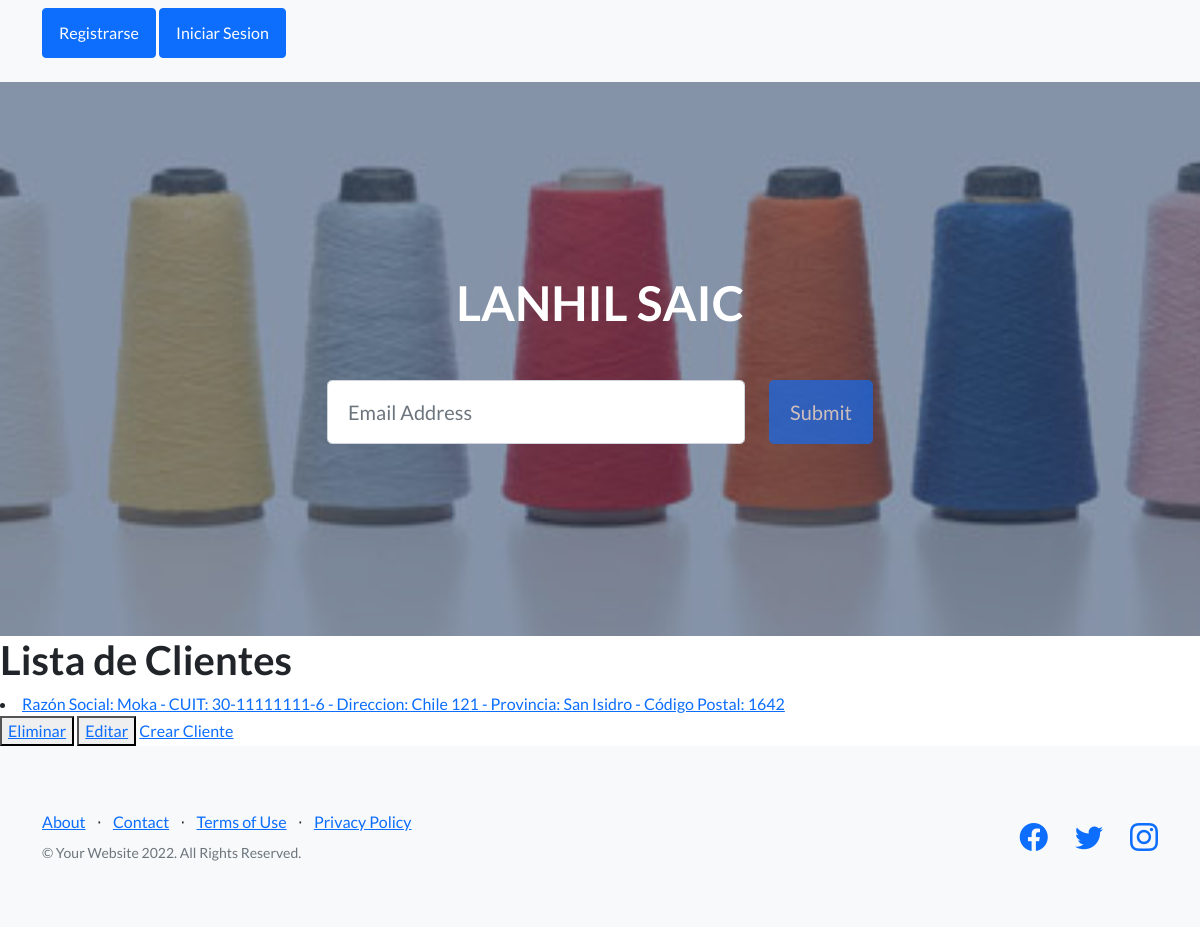
The app's page /appProduccion/listaClientes/, older data.
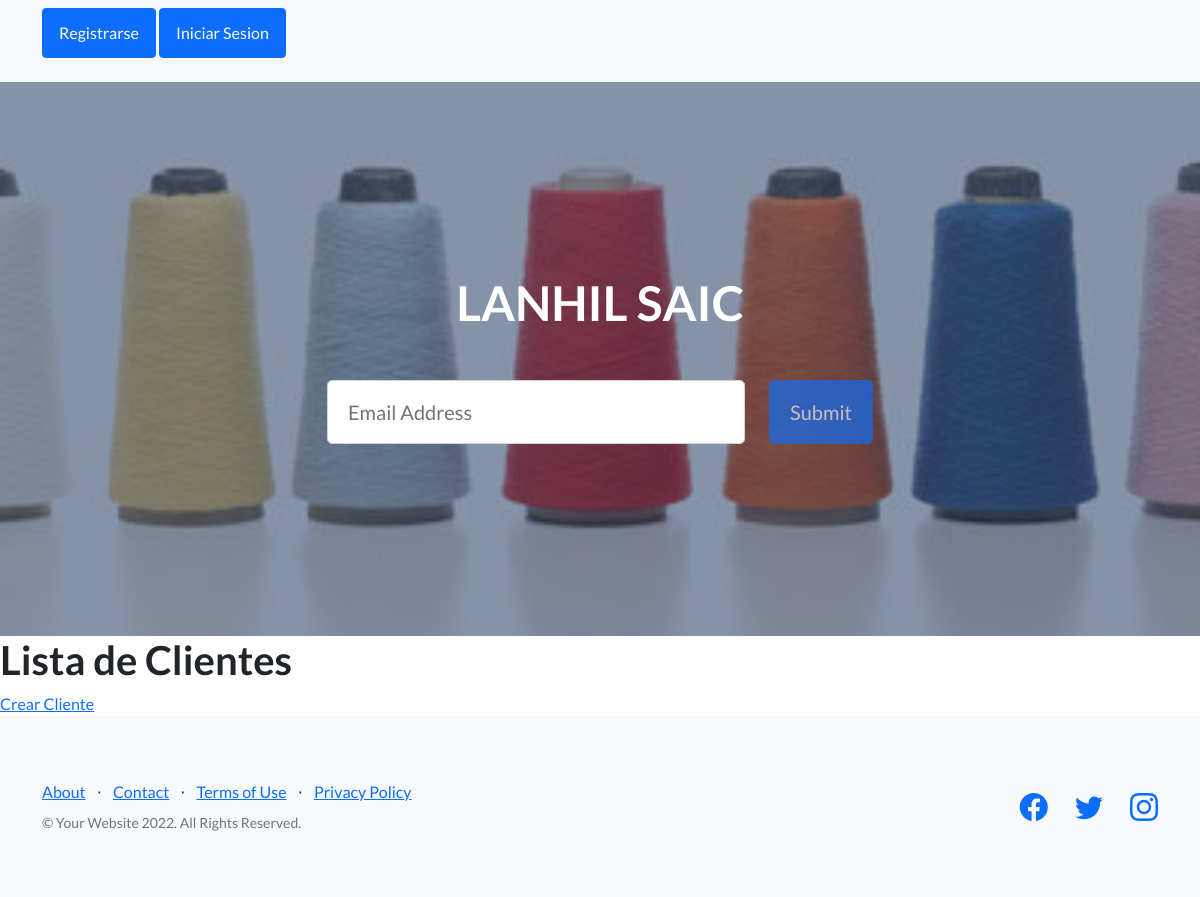
The same page, newer data.
### appProduccion/models.py (models this page shows)
class Cliente(models.Model):
    razonSocial = models.CharField(max_length=50)
    cuit = models.CharField(max_length=50)
    direccion = models.CharField(max_length=50)
    provincia = models.CharField(max_length=50)
    codigoPostal = models.IntegerField()
    def __str__(self):
        return f"Razón Social: {self.razonSocial} - CUIT: {self.cuit} - Direccion: {self.direccion} - Provincia: {self.provincia} - Código Postal: {self.codigoPostal}"

### appProduccion/views.py (the view)
# urls.py: path('listaClientes/', ClienteList.as_view(), name="ListaClientes"),
class ClienteList(ListView):
    model = Cliente
    template_name = 'appProduccion/cliente_list.html'
    context_object_name = 'clientes' #recibe como contexto la lista de clientes

### appProduccion/templates/appProduccion/cliente_list.html
{% extends "appProduccion/padre.html" %}
{% load static %}
{% block contenidoQueCambia %}
    <h1>Lista de Clientes</h1>
        {% for cliente in clientes %}
            <li>
                <a href="{% url 'DetalleCliente' cliente.id %}">{{cliente}}</a>
            </li>
            <button>
                <a href="{% url 'EliminaCliente' cliente.id %}" >Eliminar</a>
            </button>
            <button>
                <a href="{% url 'ActualizaCliente' cliente.id %}" >Editar</a>
            </button>
        {% endfor %}
        <a href = "{% url 'CreaCliente' %}">Crear Cliente</a>
{% endblock %}

Row changes from the older to the newer data that the page shows:
removed Cliente: razonSocial+cuit+direccion "Razón Social: Moka - CUIT: 30-11111111-6 - Direccion: Chile 121 - Provincia: San Isidro - Código Postal: 1642"
